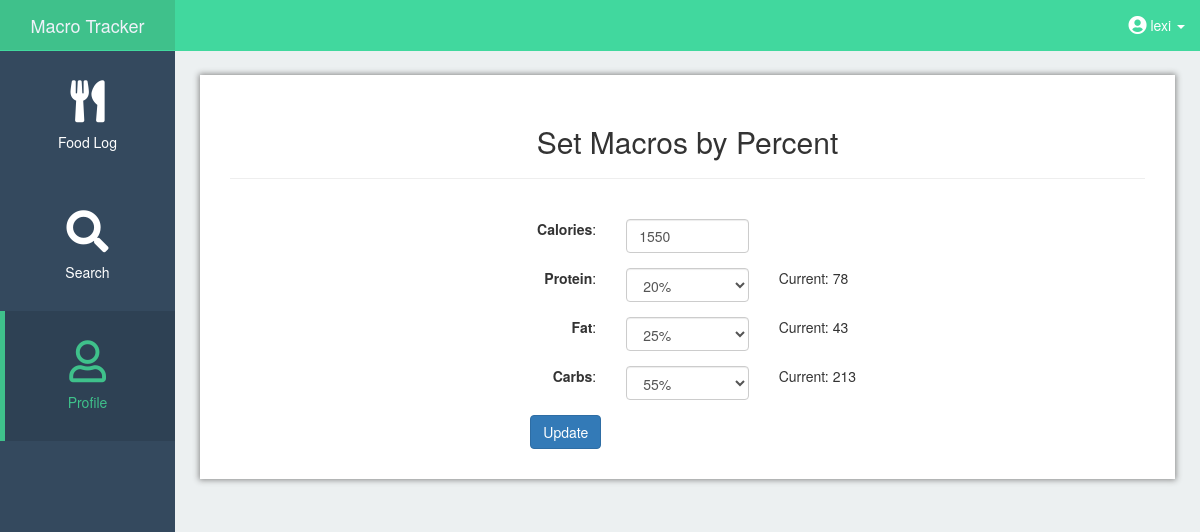
The app's page /profile/macrospercent (signed in) with its own data.
### app/models.py (models this page shows, shortened)
class User(UserMixin, db.Model):
    id = db.Column(db.Integer, primary_key=True)
    username = db.Column(db.String(64), index=True, unique=True)
    email = db.Column(db.String(120), index=True, unique=True)
    password_hash = db.Column(db.String(128))
    calories_goal = db.Column(db.Integer(), default=2000)
    carb_goal = db.Column(db.Numeric(), default=.55)
    fat_goal = db.Column(db.Numeric(), default=.25)
    protein_goal = db.Column(db.Numeric(), default=.2)
    carbs_grams = db.Column(db.Integer(), default=275)
    fat_grams = db.Column(db.Integer(), default=55)
    protein_grams = db.Column(db.Integer(), default=100)
    food = db.relationship('Food', backref='user', lazy='dynamic')

### app/routes.py (the view, shortened to what this page needs)
@app.route('/profile/macrospercent', methods=['GET', 'POST'])
@login_required
def macros_percent():
    user = User.query.filter_by(id=current_user.get_id()).first()
    form = SetMacroForm(calories=user.calories_goal,
                        fat=float(user.fat_goal),
                        carbs=float(user.carb_goal),
                        protein=float(user.protein_goal))
    if request.method == 'GET':
        return render_template('macros_percent.html', user=user, form=form)

### app/forms.py
class SetMacroForm(FlaskForm):
    PERCENT_CHOICES = [(.05, "5%"),
                       (.1, "10%"),
                       (.15, "15%"),
                       (.2, "20%"),
                       (.25, "25%"),
                       (.3, "30%"),
                       (.35, "35%"),
                       (.4, "40%"),
                       (.45, "45%"),
                       (.5, "50%"),
                       (.55, "55%"),
                       (.6, "60%"),
                       (.65, "65%"),
                       (.7, "70%"),
                       (.75, "75%"),
                       (.8, "80%"),
                       (.85, "85%"),
                       (.9, "90%")]
    calories = IntegerField('Calories', validators=[DataRequired()])
    protein = SelectField('Protein', choices=PERCENT_CHOICES, validators=[
        DataRequired()], default=.1)
    fat = SelectField('Fat', choices=PERCENT_CHOICES,
                      validators=[DataRequired()])
    carbs = SelectField('Carbs', choices=PERCENT_CHOICES,
                        validators=[DataRequired()])
    change_macros = SubmitField('Update')

### app/models.py (called while the page is built)
@login.user_loader
def load_user(id):
    return User.query.get(int(id))

### app/templates/macros_percent.html (shortened to what this page needs)
{% extends 'base.html' %} {% block app_content %}
<div id="page-wrapper">
    <div class="container-fluid main-content-fluid">
        <h2 class='text-center'>Set Macros by Percent</h2>
        <hr/>
        <br/>
        <div class="text-center">
            <form class="text-left col-md-6 col-md-offset-3" method="post">
                <div class="form-group row">
                    <div class="col-md-4 col-form-label text-right">
                        {{ form.calories.label }}:
                    </div>
                    <div class="col-md-4">
                        {{ form.calories(class="form-control") }}
                    </div>
                </div>
                <div class="form-group row">
                    <div class="col-md-4 col-form-label text-right">
                        {{ form.protein.label }}:
                    </div>
                    <div class="col-md-4">
                        {{ form.protein(class="selectpicker form-control") }}
                    </div>
                    <div class="col-md-4">
                        Current: {{ user.protein_grams }}
                    </div>
                </div>
                <div class="form-group row">
                    <div class="col-md-4 col-form-label text-right">
                        {{ form.fat.label }}:
                    </div>
                    <div class="col-md-4">
                        {{ form.fat(class="selectpicker form-control") }}
                    </div>
                    <div class="col-md-4">
                        Current: {{ user.fat_grams }}
                    </div>
                </div>
                <div class="form-group row">
                    <div class="col-md-4 col-form-label text-right">
                        {{ form.carbs.label }}:
                    </div>
                    <div class="col-md-4">
                        {{ form.carbs(class="selectpicker form-control") }}
                    </div>
                    <div class="col-md-4">
                        Current: {{ user.carbs_grams }}
                    </div>
                </div>
                <div class="col-md-4 text-right">
                    {{ form.change_macros(class="btn btn-primary mb-2") }}
                </div>
            </form>
        </div>
    </div>
</div>
{% endblock %}

### app/templates/base.html (shortened to what this page needs)
{% extends 'bootstrap/base.html' %} {% block title %} Macro-Tracker {% endblock %} {% block navbar %} {% block
styles %} {{super()}}
<link rel="stylesheet" href="{{url_for('.static', filename='navbar_style_custom.css')}}">
<link rel="stylesheet" href="{{url_for('.static', filename='global.css')}}">
<link href="https://use.fontawesome.com/releases/v5.0.11/css/all.css" rel="stylesheet"> {% endblock %}
<div id="wrapper">
	<nav class="navbar navbar-default navbar-fixed-top">
		<div class="navbar-header">
			<a class="navbar-brand text-center" href="{{ url_for('home') }}">Macro Tracker</a>
		</div>
		<ul class="nav navbar-right top-nav hidden-xs">
			{% if current_user.is_anonymous %}
			<li>
				<a href="{{ url_for('login') }}">Login</a>
			</li>
			{% else %}
			<li class="dropdown">
				<a href="#" class="dropdown-toggle" data-toggle="dropdown">
					<span>
						<i class="fas fa-user-circle fa-lg"></i>
					</span>
					<span> {{ current_user.username }}</span>
					<b class="caret"></b>
				</a>
			</li>
			{% endif %}
		</ul>
		<div class="collapse navbar-collapse navbar-ex1-collapse">
			<ul class="nav navbar-nav side-nav">
				{% if current_user.is_anonymous %}
				<li {% if 'login' in request.path %}class="active" {% endif %} class="hidden-sm hidden-md hidden-lg">
					<a href="{{ url_for('login')}}">
						<div class="outer">
							<div class="middle">
								<div class="inner">
									<i class="navbar-icons fas fa-sign-in-alt fa-3x"></i>
									<br/>Log In
								</div>
							</div>
						</div>
					</a>
				</li>
				{% else %}
				<li {% if 'food_log' in request.path %}class="active" {% endif %}>
					<a href="{{ url_for('food_log')}}">
						<div class="outer">
							<div class="middle">
								<div class="inner">
									<i class="navbar-icons fas fa-utensils fa-3x"></i>
									<br/>Food Log
								</div>
							</div>
						</div>
					</a>
				</li>
				<li {% if 'search' in request.path %}class="active" {% endif %}>
					<a href="{{ url_for('search') }}">
						<div class="outer">
							<div class="middle">
								<div class="inner">
									<i class="navbar-icons fas fa-search fa-3x"></i>
									<br/>Search
								</div>
							</div>
						</div>
					</a>
				</li>
				<li {% if 'profile' in request.path %}class="active" {% endif %}>
					<a href="{{ url_for('profile') }}">
						<div class="outer">
							<div class="middle">
								<div class="inner">
									<i class="navbar-icons far fa-user fa-3x"></i>
									<br />Profile
								</div>
							</div>
						</div>
					</a>
				</li>
				{% endif %}
			</ul>
		</div>
	</nav>
	{% endblock %} {% block content %}   {% block app_content
	%}{% endblock %} {% endblock %}

### app/static/navbar_style_custom.css (style rules this page uses)
body { margin-top: 50px; background-color: #ECF0F1; }
@media (min-width:767px) { body { margin-top: 50px; } }
@media (min-width:767px) { .navbar-default .navbar-brand { width: 175px; background-color: #3FC18B; color: white; } }
.navbar-icons { margin-bottom: 10px; }
.navbar-default { background-color: #41D89E; border-color: #41D89E; }
.navbar-default .navbar-nav > li > a { color: white; }
.navbar-default .navbar-nav > .active > a, .navbar-default .navbar-nav > .active > a:hover, .navbar-default .navbar-nav > .active > a:focus { color: #3FC18B; background-color: #2E4154; }
@media (min-width:767px) { .navbar-default .navbar-nav > .active > a, .navbar-default .navbar-nav > .active > a:hover, .navbar-default .navbar-nav > .active > a:focus { -webkit-box-shadow: inset 5px 0px 0px 0px #3FC18B; box-shadow: inset 5px 0px 0px 0px #3FC18B; } }
#wrapper { padding-left: 0; }
#page-wrapper { width: 100%; padding: 0; background-color: #ECF0F1; }
@media (min-width:767px) { #wrapper { padding-left: 175px; } }
@media (min-width:767px) { #page-wrapper { padding: 10px; } }
.top-nav { padding: 0 15px; }
.top-nav>li { display: inline-block; float: left; }
.top-nav>li>a { padding-top: 15px; padding-bottom: 15px; line-height: 20px; color: white; }
@media (min-width:767px) { .side-nav { position: fixed; top: 51px; left: 175px; width: 175px; margin-left: -175px; border: none; border-radius: 0; overflow-y: auto; background-color: #34495E; height: 100%; } }
@media (min-width:767px) { .side-nav>li>a { width: 175px; height: 130px; margin: 0px; padding: 0px; text-align: center; vertical-align: middle; } }
@media (min-width:767px) { .outer { display: table; position: absolute; height: 100%; width: 100%; } }
@media (min-width:767px) { .middle { display: table-cell; vertical-align: middle; } }
@media (min-width:767px) { .inner { margin-left: auto; margin-right: auto; width: 100%; } }

### app/static/global.css (style rules this page uses)
.main-content-fluid { background-color: white; box-shadow: 0px 0px 6px 1px #888888; }
@media (min-width:767px) { .main-content-fluid { padding: 30px; } }
@media (min-width: 767px) { #page-wrapper { padding: 25px; } }
.main-content-fluid { max-width: 1400px; }

### records on screen
User: username "lexi", protein_grams "78", fat_grams "43", carbs_grams "213"
